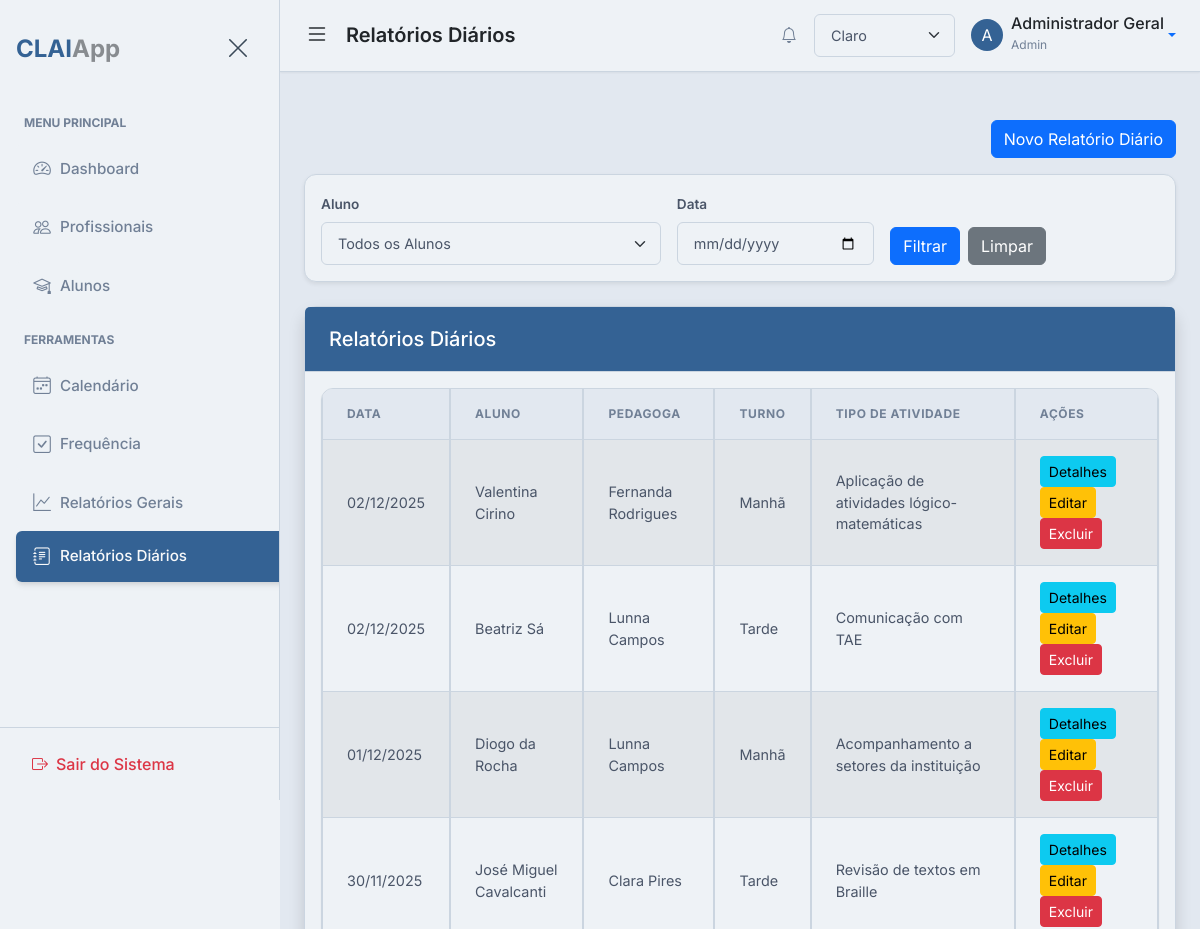
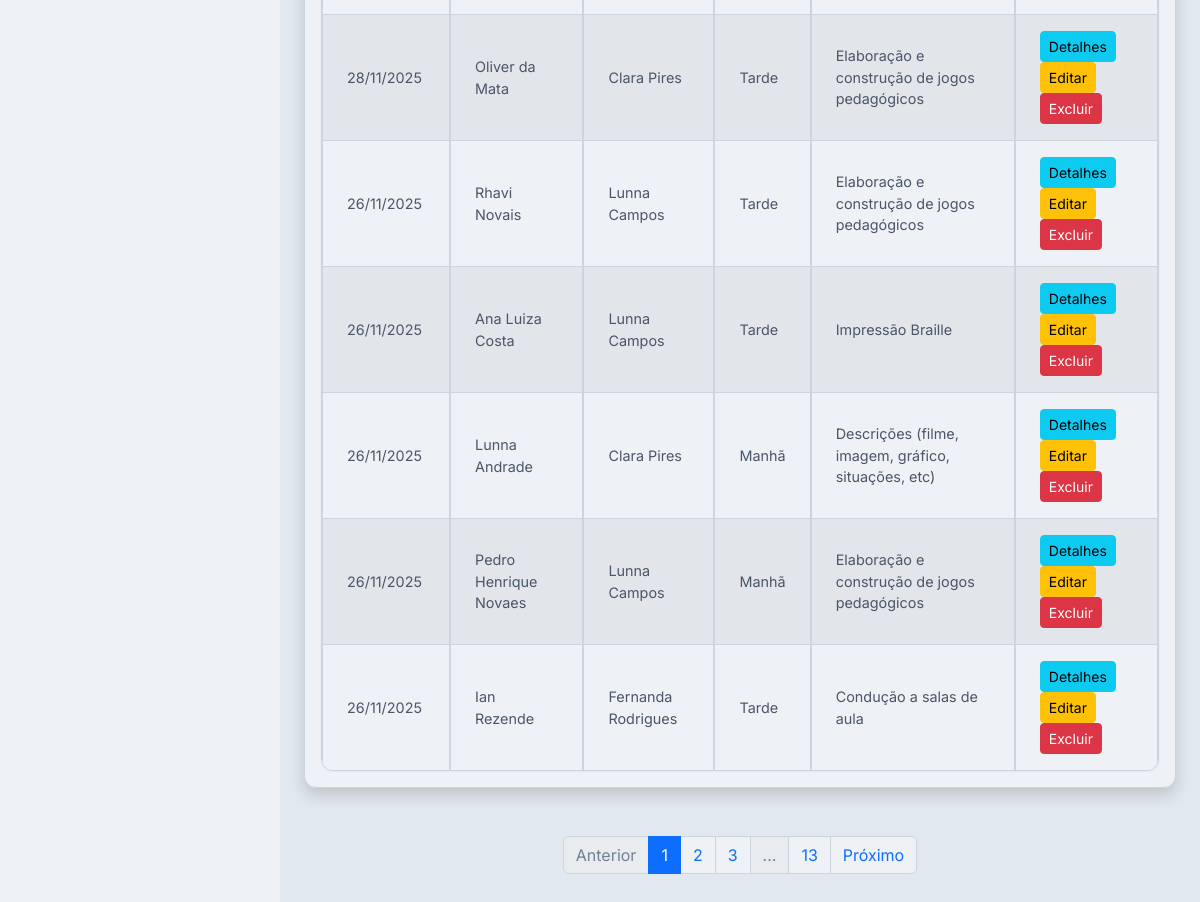
/daily-reports (signed in), run on the app's committed database (2 pictures, top to bottom).
### app/models.py (models this page shows)
class BaseModel(Model):
    class Meta:
        database = db

class User(UserMixin, BaseModel):
    username = CharField(unique=True)
    email = CharField(unique=True)
    password = CharField()
    name = CharField()
    profile_picture = CharField(default='default_profile.png')
    role = CharField(default='pedagogue')  # 'admin', 'pedagogue'
    def get_id(self):
        return str(self.id)
    class Meta:
        table_name = 'users'

class DailyReport(BaseModel):
    student = ForeignKeyField(Student, backref='daily_reports')
    pedagogue = ForeignKeyField(User, backref='daily_reports')
    date = DateField(default=datetime.date.today)
    shift = CharField()
    activity_type = CharField()
    difficulties = TextField(null=True)
    actions_taken = TextField(null=True)
    participants = TextField(null=True)
    observations = TextField(null=True)
    professional_role = CharField(null=True)
    class Meta:
        table_name = 'daily_reports'

class Student(BaseModel):
    name = CharField()
    matricula = CharField(unique=True)
    dob = DateField()  # Date of Birth
    cid = CharField(null=True)  # International Classification of Diseases
    email = CharField(null=True)
    phone = CharField(null=True)
    grade = CharField(null=True)  # Turma
    course = CharField(null=True)
    responsible_name = CharField(null=True)
    responsible_phone = CharField(null=True)
    responsible_email = CharField(null=True)
    responsible_cpf = CharField(null=True) # Responsible CPF field added
    pedagogue = ForeignKeyField(User, backref='students', null=True)  # Assign a primary pedagogue
    student_picture = CharField(default='default_student.png')
    specific_needs_description = TextField(null=True)  # New field for RF05
    class Meta:
        table_name = 'students'

### app/routes.py (the view)
@bp.route('/daily-reports')
@login_required
def list_daily_reports():
    page = request.args.get('page', 1, type=int)
    per_page = Config.PAGINATION_PER_PAGE
    selected_student_id = request.args.get('student_id', type=int)
    selected_date_str = request.args.get('date', '')
    if current_user.role == 'admin':
        reports_query = DailyReport.select().order_by(DailyReport.date.desc())
        students = Student.select().order_by(Student.name)
    else:
        reports_query = DailyReport.select().where(DailyReport.pedagogue == current_user).order_by(DailyReport.date.desc())
        students = Student.select().where(Student.pedagogue == current_user).order_by(Student.name)
    if selected_student_id:
        reports_query = reports_query.where(DailyReport.student == selected_student_id)
    if selected_date_str:
        try:
            selected_date = datetime.datetime.strptime(selected_date_str, '%Y-%m-%d').date()
            reports_query = reports_query.where(DailyReport.date == selected_date)
        except ValueError:
            flash('Formato de data inválido. Use AAAA-MM-DD.', 'warning')
    total_reports = reports_query.count()
    total_pages = (total_reports + per_page - 1) // per_page
    reports = reports_query.paginate(page, per_page)
    paginator_args = {}
    if selected_student_id:
        paginator_args['student_id'] = selected_student_id
    if selected_date_str:
        paginator_args['date'] = selected_date_str
    paginator = {
        'page': page,
        'total_pages': total_pages,
        'route': 'main.list_daily_reports',
        'args': paginator_args
    }
    activity_choices_map = {choice[0]: choice[1] for choice in Config.DAILY_LOG_ACTIVITY_CHOICES}
    return render_template(
        'daily_reports/list_daily_reports.html',
        title='Relatórios Diários',
        reports=reports,
        paginator=paginator,
        students=students,
        selected_student_id=selected_student_id,
        selected_date=selected_date_str,
        activity_choices_map=activity_choices_map
    )

### app/templates/daily_reports/list_daily_reports.html (shortened to what this page needs)
{% extends "base.html" %}
{% block page_heading %}Relatórios Diários{% endblock %}
{% block content %}
<div class="row my-4">
    <div class="col-md-12">
        <div class="d-flex justify-content-end mb-3">
            <a href="{{ url_for('main.add_daily_report') }}" class="btn btn-primary">Novo Relatório Diário</a>
        </div>
        <div class="card shadow-sm mb-4">
            <div class="card-body">
                <form method="GET" action="{{ url_for('main.list_daily_reports') }}">
                    <div class="row g-3 align-items-end">
                        <div class="col-md-5">
                            <label for="student_id" class="form-label">Aluno</label>
                            <select name="student_id" id="student_id" class="form-select">
                                <option value="">Todos os Alunos</option>
                            </select>
                        </div>
                        <div class="col-md-3">
                            <label for="date" class="form-label">Data</label>
                            <input type="date" name="date" id="date" class="form-control" value="{{ selected_date or '' }}">
                        </div>
                        <div class="col-md-4 d-flex align-items-end">
                            <button type="submit" class="btn btn-primary me-2">Filtrar</button>
                            <a href="{{ url_for('main.list_daily_reports') }}" class="btn btn-secondary">Limpar</a>
                        </div>
                    </div>
                </form>
            </div>
        </div>
        <div class="card shadow mb-4">
            <div class="card-header bg-primary text-white">
                <h5 class="mb-0">Relatórios Diários</h5>
            </div>
            <div class="card-body">
                <div class="table-responsive">
                    <table class="table table-striped table-bordered">
                        <thead>
                            <tr>
                                <th scope="col">Data</th>
                                <th scope="col">Aluno</th>
                                <th scope="col">Pedagoga</th>
                                <th scope="col">Turno</th>
                                <th scope="col">Tipo de Atividade</th>
                                <th scope="col">Ações</th>
                            </tr>
                        </thead>
                        <tbody>
                            {% for report in reports %}
                            <tr>
                                <td>{{ report.date.strftime('%d/%m/%Y') }}</td>
                                <td>{{ report.student.name }}</td>
                                <td>{{ report.pedagogue.name }}</td>
                                <td>{{ report.shift }}</td>
                                <td>{{ activity_choices_map.get(report.activity_type, report.activity_type) }}</td>
                                <td>
                                    <a href="{{ url_for('main.view_daily_report', report_id=report.id) }}" class="btn btn-info btn-sm">Detalhes</a>
                                    {% if report.pedagogue == current_user or current_user.role == 'admin' %}
                                        <a href="{{ url_for('main.edit_daily_report', report_id=report.id) }}" class="btn btn-warning btn-sm">Editar</a>
                                        <form action="{{ url_for('main.delete_daily_report', report_id=report.id) }}" method="POST" style="display:inline;">
                                            <button type="submit" class="btn btn-danger btn-sm" onclick="return confirm('Tem certeza que deseja excluir este relatório?');">Excluir</button>
                                        </form>
                                    {% endif %}
                                </td>
                            </tr>
                            {% else %}
                            <tr>
                                <td colspan="6">Nenhum relatório diário registrado.</td>
                            </tr>
                            {% endfor %}
                        </tbody>
                    </table>
                </div>
            </div>
        </div>
    </div>
</div>
{% endblock %}

### app/templates/base.html (shortened to what this page needs)
{% from "macros/pagination_macros.html" import render_pagination %}
<!DOCTYPE html>
<html lang="pt-br" data-bs-theme="light"{% block html_attribs %}{% endblock %}>
<head>
    <link href="https://cdn.jsdelivr.net/npm/bootstrap@5.3.8/dist/css/bootstrap.min.css" rel="stylesheet"
>
    <link rel="stylesheet" href="https://cdn.jsdelivr.net/npm/bootstrap-icons@1.11.1/font/bootstrap-icons.css">
    <link href='https://cdn.jsdelivr.net/npm/fullcalendar@6.1.19/main.min.css' rel='stylesheet' />
    <link rel="stylesheet" href="https://cdnjs.cloudflare.com/ajax/libs/font-awesome/6.5.1/css/all.min.css" />
    <link rel="stylesheet" href="{{ url_for('static', filename='css/style.css') }}">
    <link rel="stylesheet" href="{{ url_for('static', filename='css/print.css') }}" media="print">
    <link rel="stylesheet" href="https://cdn.jsdelivr.net/npm/pace-js@latest/pace-theme-default.min.css">
    <link rel="stylesheet" href="https://cdnjs.cloudflare.com/ajax/libs/animate.css/4.1.1/animate.min.css"/>
</head>
<body class="d-flex" id="wrapper"{% block body_attribs %}{% endblock %}>
    {% block body %}
    <div id="sidebar-wrapper">
        <div class="sidebar-heading d-flex justify-content-between align-items-center py-4 px-3">
            <div class="fw-bold fs-4 text-primary tracking-tight">
                {{ config.APP_BASE_NAME }}<span class="text-body text-opacity-50">{{ config.APP_SUFFIX }}</span>
            </div>
            <button class="btn btn-link text-secondary" id="sidebar-close">
                <i class="bi bi-x-lg fs-4"></i>
            </button>
        </div>
        <div class="list-group list-group-flush my-3">
            <small class="text-uppercase text-muted fw-bold px-4 mb-2" style="font-size: 0.75rem;">Menu
                Principal</small>
            <a href="{{ url_for('main.dashboard') }}"
                class="list-group-item list-group-item-action {% if request.endpoint == 'main.dashboard' %}active{% endif %}">
                <i class="bi bi-speedometer2 me-2"></i>Dashboard
            </a>
            {% if current_user.is_authenticated and current_user.role == 'admin' %}
            <a href="{{ url_for('main.list_users') }}"
                class="list-group-item list-group-item-action {% if request.endpoint == 'main.list_users' %}active{% endif %}">
                <i class="bi bi-people me-2"></i>Profissionais
            </a>
            {% endif %}
            <a href="{{ url_for('main.list_students') }}"
                class="list-group-item list-group-item-action {% if request.endpoint == 'main.list_students' %}active{% endif %}">
                <i class="bi bi-mortarboard me-2"></i>Alunos
            </a>
            <small class="text-uppercase text-muted fw-bold px-4 mb-2 mt-3"
                style="font-size: 0.75rem;">Ferramentas</small>
            <a href="{{ url_for('main.calendar') }}"
                class="list-group-item list-group-item-action {% if request.endpoint == 'main.calendar' %}active{% endif %}">
                <i class="bi bi-calendar4-week me-2"></i>Calendário
            </a>
            <a href="{{ url_for('main.mark_attendance') }}"
                class="list-group-item list-group-item-action {% if request.endpoint == 'main.mark_attendance' %}active{% endif %}">
                <i class="bi bi-check-square me-2"></i>Frequência
            </a>
            <a href="{{ url_for('main.list_general_reports') }}"
                class="list-group-item list-group-item-action {% if request.endpoint == 'main.list_general_reports' %}active{% endif %}">
                <i class="bi bi-graph-up me-2"></i>Relatórios Gerais
            </a>
            <a href="{{ url_for('main.list_daily_reports') }}"
                class="list-group-item list-group-item-action {% if 'daily_report' in request.endpoint %}active{% endif %}">
                <i class="bi bi-journal-text me-2"></i>Relatórios Diários
            </a>
        </div>
        <div class="mt-auto p-3 border-top">
            <a href="{{ url_for('main.logout') }}"
                class="d-flex align-items-center text-decoration-none text-danger px-3 py-2 rounded hover-bg-light">
                <i class="bi bi-box-arrow-right me-2"></i>
                <span class="fw-medium">Sair do Sistema</span>
            </a>
        </div>
    </div>
    <div id="page-content-wrapper">
        <nav class="navbar navbar-expand-lg main-navbar px-4">
            <div class="d-flex align-items-center w-100">
                <button class="btn btn-link text-body p-0 me-3" id="menu-toggle">
                    <i class="bi bi-list fs-4"></i>
                </button>
                <h1 class="h5 m-0 fw-semibold text-body">{% block page_heading %}Visão Geral{% endblock %}</h1>
                <div class="ms-auto d-flex align-items-center gap-3">
                    {% if current_user.is_authenticated %}
                    <a href="{{ url_for('main.list_notifications') }}" class="btn btn-link text-body-secondary p-0 position-relative" title="Notificações">
                        <i class="bi bi-bell"></i>
                    </a>
                    {% endif %}
                    <div class="dropdown">
                        <select id="theme-select" class="form-select form-select-sm" aria-label="Selecionar Tema">
                            <option value="light">Claro</option>
                        </select>
                    </div>
                    <div class="dropdown">
                        <a class="d-flex align-items-center text-decoration-none dropdown-toggle" href="#" role="button"
                            data-bs-toggle="dropdown" aria-expanded="false">
                            <div class="avatar bg-primary text-white rounded-circle d-flex align-items-center justify-content-center me-2"
                                style="width: 32px; height: 32px;">
                                {% if current_user.is_authenticated %}
                                {{ current_user.name[0] | upper }}
                                {% else %}
                                <i class="bi bi-person"></i>
                                {% endif %}
                            </div>
                            <div class="d-none d-md-block">
                                {% if current_user.is_authenticated %}
                                <span class="fw-medium text-body d-block" style="line-height: 1;">{{
                                    current_user.name }}</span>
                                <small class="text-muted" style="font-size: 0.75rem;">{{ current_user.role |
                                    capitalize }}</small>
                                {% else %}
                                <span class="fw-medium text-body d-block" style="line-height: 1;">Convidado</span>
                                <small class="text-muted" style="font-size: 0.75rem;">Não Autenticado</small>
                                {% endif %}
                            </div>
                        </a>
                    </div>
                </div>
            </div>
        </nav>
        <main class="container-fluid px-4 py-4 animate__animated animate__fadeIn">
            {% block content %}{% endblock %}
            {% block pagination %}
            {% if paginator %}
                {{ render_pagination(paginator) }}
            {% endif %}
            {% endblock %}
        </main>
    </div>
    {% endblock %}
</body>
</html>

### data on the page
User: name "A", name "Administrador Geral", role "Admin"
DailyReport: date "02/12/2025", student.name "Valentina Cirino", pedagogue.name "Fernanda Rodrigues", shift "Manhã", get "Aplicação de atividades lógico-matemáticas"
DailyReport: date "02/12/2025", student.name "Beatriz Sá", pedagogue.name "Lunna Campos", shift "Tarde", get "Comunicação com TAE"
DailyReport: date "01/12/2025", student.name "Diogo da Rocha", pedagogue.name "Lunna Campos", shift "Manhã", get "Acompanhamento a setores da instituição"
DailyReport: date "30/11/2025", student.name "José Miguel Cavalcanti", pedagogue.name "Clara Pires", shift "Tarde", get "Revisão de textos em Braille"
DailyReport: date "28/11/2025", student.name "Oliver da Mata", pedagogue.name "Clara Pires", shift "Tarde", get "Elaboração e construção de jogos pedagógicos"
DailyReport: date "26/11/2025", student.name "Rhavi Novais", pedagogue.name "Lunna Campos", shift "Tarde", get "Elaboração e construção de jogos pedagógicos"
DailyReport: date "26/11/2025", student.name "Ana Luiza Costa", pedagogue.name "Lunna Campos", shift "Tarde", get "Impressão Braille"
DailyReport: date "26/11/2025", student.name "Lunna Andrade", pedagogue.name "Clara Pires", shift "Manhã", get "Descrições (filme, imagem, gráfico, situações, etc)"
DailyReport: date "26/11/2025", student.name "Pedro Henrique Novaes", pedagogue.name "Lunna Campos", shift "Manhã", get "Elaboração e construção de jogos pedagógicos"
DailyReport: date "26/11/2025", student.name "Ian Rezende", pedagogue.name "Fernanda Rodrigues", shift "Tarde", get "Condução a salas de aula"

### other printed values
{{ config.APP_BASE_NAME }} "CLAI"
{{ config.APP_SUFFIX }} "App"
{{ p }} "1" "2" "3" "13"
